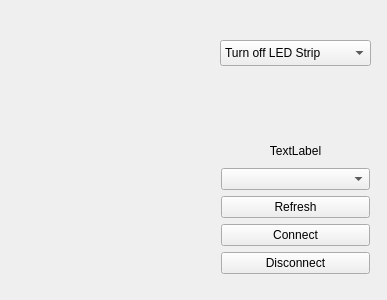
<?xml version="1.0" encoding="UTF-8"?>
<ui version="4.0">
 <class>myWidget</class>
 <widget class="QWidget" name="myWidget">
  <property name="geometry">
   <rect>
    <x>0</x>
    <y>0</y>
    <width>387</width>
    <height>300</height>
   </rect>
  </property>
  <property name="windowTitle">
   <string>myWidget</string>
  </property>
  <widget class="QComboBox" name="comboBox">
   <property name="geometry">
    <rect>
     <x>220</x>
     <y>40</y>
     <width>151</width>
     <height>26</height>
    </rect>
   </property>
   <item>
    <property name="text">
     <string>Turn off LED Strip</string>
    </property>
   </item>
   <item>
    <property name="text">
     <string>Direct Color Mode</string>
    </property>
   </item>
   <item>
    <property name="text">
     <string>Starry Mode</string>
    </property>
   </item>
   <item>
    <property name="text">
     <string>Xmas Mode</string>
    </property>
   </item>
   <item>
    <property name="text">
     <string>Party Mode</string>
    </property>
   </item>
  </widget>
  <widget class="QWidget" name="">
   <property name="geometry">
    <rect>
     <x>210</x>
     <y>130</y>
     <width>171</width>
     <height>155</height>
    </rect>
   </property>
   <layout class="QVBoxLayout" name="verticalLayout">
    <item>
     <widget class="QLabel" name="connectionStatus">
      <property name="palette">
       <palette>
        <active>
         <colorrole role="WindowText">
          <brush brushstyle="SolidPattern">
           <color alpha="255">
            <red>0</red>
            <green>0</green>
            <blue>0</blue>
           </color>
          </brush>
         </colorrole>
         <colorrole role="Button">
          <brush brushstyle="SolidPattern">
           <color alpha="255">
            <red>237</red>
            <green>0</green>
            <blue>45</blue>
           </color>
          </brush>
         </colorrole>
         <colorrole role="Light">
          <brush brushstyle="SolidPattern">
           <color alpha="255">
            <red>255</red>
            <green>100</green>
            <blue>130</blue>
           </color>
          </brush>
         </colorrole>
         <colorrole role="Midlight">
          <brush brushstyle="SolidPattern">
           <color alpha="255">
            <red>246</red>
            <green>50</green>
            <blue>87</blue>
           </color>
          </brush>
         </colorrole>
         <colorrole role="Dark">
          <brush brushstyle="SolidPattern">
           <color alpha="255">
            <red>118</red>
            <green>0</green>
            <blue>22</blue>
           </color>
          </brush>
         </colorrole>
         <colorrole role="Mid">
          <brush brushstyle="SolidPattern">
           <color alpha="255">
            <red>158</red>
            <green>0</green>
            <blue>30</blue>
           </color>
          </brush>
         </colorrole>
         <colorrole role="Text">
          <brush brushstyle="SolidPattern">
           <color alpha="255">
            <red>0</red>
            <green>0</green>
            <blue>0</blue>
           </color>
          </brush>
         </colorrole>
         <colorrole role="BrightText">
          <brush brushstyle="SolidPattern">
           <color alpha="255">
            <red>255</red>
            <green>255</green>
            <blue>255</blue>
           </color>
          </brush>
         </colorrole>
         <colorrole role="ButtonText">
          <brush brushstyle="SolidPattern">
           <color alpha="255">
            <red>0</red>
            <green>0</green>
            <blue>0</blue>
           </color>
          </brush>
         </colorrole>
         <colorrole role="Base">
          <brush brushstyle="SolidPattern">
           <color alpha="255">
            <red>255</red>
            <green>255</green>
            <blue>255</blue>
           </color>
          </brush>
         </colorrole>
         <colorrole role="Window">
          <brush brushstyle="SolidPattern">
           <color alpha="255">
            <red>237</red>
            <green>0</green>
            <blue>45</blue>
           </color>
          </brush>
         </colorrole>
         <colorrole role="Shadow">
          <brush brushstyle="SolidPattern">
           <color alpha="255">
            <red>0</red>
            <green>0</green>
            <blue>0</blue>
           </color>
          </brush>
         </colorrole>
         <colorrole role="AlternateBase">
          <brush brushstyle="SolidPattern">
           <color alpha="255">
            <red>246</red>
            <green>127</green>
            <blue>150</blue>
           </color>
          </brush>
         </colorrole>
         <colorrole role="ToolTipBase">
          <brush brushstyle="SolidPattern">
           <color alpha="255">
            <red>255</red>
            <green>255</green>
            <blue>220</blue>
           </color>
          </brush>
         </colorrole>
         <colorrole role="ToolTipText">
          <brush brushstyle="SolidPattern">
           <color alpha="255">
            <red>0</red>
            <green>0</green>
            <blue>0</blue>
           </color>
          </brush>
         </colorrole>
        </active>
        <inactive>
         <colorrole role="WindowText">
          <brush brushstyle="SolidPattern">
           <color alpha="255">
            <red>0</red>
            <green>0</green>
            <blue>0</blue>
           </color>
          </brush>
         </colorrole>
         <colorrole role="Button">
          <brush brushstyle="SolidPattern">
           <color alpha="255">
            <red>237</red>
            <green>0</green>
            <blue>45</blue>
           </color>
          </brush>
         </colorrole>
         <colorrole role="Light">
          <brush brushstyle="SolidPattern">
           <color alpha="255">
            <red>255</red>
            <green>100</green>
            <blue>130</blue>
           </color>
          </brush>
         </colorrole>
         <colorrole role="Midlight">
          <brush brushstyle="SolidPattern">
           <color alpha="255">
            <red>246</red>
            <green>50</green>
            <blue>87</blue>
           </color>
          </brush>
         </colorrole>
         <colorrole role="Dark">
          <brush brushstyle="SolidPattern">
           <color alpha="255">
            <red>118</red>
            <green>0</green>
            <blue>22</blue>
           </color>
          </brush>
         </colorrole>
         <colorrole role="Mid">
          <brush brushstyle="SolidPattern">
           <color alpha="255">
            <red>158</red>
            <green>0</green>
            <blue>30</blue>
           </color>
          </brush>
         </colorrole>
         <colorrole role="Text">
          <brush brushstyle="SolidPattern">
           <color alpha="255">
            <red>0</red>
            <green>0</green>
            <blue>0</blue>
           </color>
          </brush>
         </colorrole>
         <colorrole role="BrightText">
          <brush brushstyle="SolidPattern">
           <color alpha="255">
            <red>255</red>
            <green>255</green>
            <blue>255</blue>
           </color>
          </brush>
         </colorrole>
         <colorrole role="ButtonText">
          <brush brushstyle="SolidPattern">
           <color alpha="255">
            <red>0</red>
            <green>0</green>
            <blue>0</blue>
           </color>
          </brush>
         </colorrole>
         <colorrole role="Base">
          <brush brushstyle="SolidPattern">
           <color alpha="255">
            <red>255</red>
            <green>255</green>
            <blue>255</blue>
           </color>
          </brush>
         </colorrole>
         <colorrole role="Window">
          <brush brushstyle="SolidPattern">
           <color alpha="255">
            <red>237</red>
            <green>0</green>
            <blue>45</blue>
           </color>
          </brush>
         </colorrole>
         <colorrole role="Shadow">
          <brush brushstyle="SolidPattern">
           <color alpha="255">
            <red>0</red>
            <green>0</green>
            <blue>0</blue>
           </color>
          </brush>
         </colorrole>
         <colorrole role="AlternateBase">
          <brush brushstyle="SolidPattern">
           <color alpha="255">
            <red>246</red>
            <green>127</green>
            <blue>150</blue>
           </color>
          </brush>
         </colorrole>
         <colorrole role="ToolTipBase">
          <brush brushstyle="SolidPattern">
           <color alpha="255">
            <red>255</red>
            <green>255</green>
            <blue>220</blue>
           </color>
          </brush>
         </colorrole>
         <colorrole role="ToolTipText">
          <brush brushstyle="SolidPattern">
           <color alpha="255">
            <red>0</red>
            <green>0</green>
            <blue>0</blue>
           </color>
          </brush>
         </colorrole>
        </inactive>
        <disabled>
         <colorrole role="WindowText">
          <brush brushstyle="SolidPattern">
           <color alpha="255">
            <red>118</red>
            <green>0</green>
            <blue>22</blue>
           </color>
          </brush>
         </colorrole>
         <colorrole role="Button">
          <brush brushstyle="SolidPattern">
           <color alpha="255">
            <red>237</red>
            <green>0</green>
            <blue>45</blue>
           </color>
          </brush>
         </colorrole>
         <colorrole role="Light">
          <brush brushstyle="SolidPattern">
           <color alpha="255">
            <red>255</red>
            <green>100</green>
            <blue>130</blue>
           </color>
          </brush>
         </colorrole>
         <colorrole role="Midlight">
          <brush brushstyle="SolidPattern">
           <color alpha="255">
            <red>246</red>
            <green>50</green>
            <blue>87</blue>
           </color>
          </brush>
         </colorrole>
         <colorrole role="Dark">
          <brush brushstyle="SolidPattern">
           <color alpha="255">
            <red>118</red>
            <green>0</green>
            <blue>22</blue>
           </color>
          </brush>
         </colorrole>
         <colorrole role="Mid">
          <brush brushstyle="SolidPattern">
           <color alpha="255">
            <red>158</red>
            <green>0</green>
            <blue>30</blue>
           </color>
          </brush>
         </colorrole>
         <colorrole role="Text">
          <brush brushstyle="SolidPattern">
           <color alpha="255">
            <red>118</red>
            <green>0</green>
            <blue>22</blue>
           </color>
          </brush>
         </colorrole>
         <colorrole role="BrightText">
          <brush brushstyle="SolidPattern">
           <color alpha="255">
            <red>255</red>
            <green>255</green>
            <blue>255</blue>
           </color>
          </brush>
         </colorrole>
         <colorrole role="ButtonText">
          <brush brushstyle="SolidPattern">
           <color alpha="255">
            <red>118</red>
            <green>0</green>
            <blue>22</blue>
           </color>
          </brush>
         </colorrole>
         <colorrole role="Base">
          <brush brushstyle="SolidPattern">
           <color alpha="255">
            <red>237</red>
            <green>0</green>
            <blue>45</blue>
           </color>
          </brush>
         </colorrole>
         <colorrole role="Window">
          <brush brushstyle="SolidPattern">
           <color alpha="255">
            <red>237</red>
            <green>0</green>
            <blue>45</blue>
           </color>
          </brush>
         </colorrole>
         <colorrole role="Shadow">
          <brush brushstyle="SolidPattern">
           <color alpha="255">
            <red>0</red>
            <green>0</green>
            <blue>0</blue>
           </color>
          </brush>
         </colorrole>
         <colorrole role="AlternateBase">
          <brush brushstyle="SolidPattern">
           <color alpha="255">
            <red>237</red>
            <green>0</green>
            <blue>45</blue>
           </color>
          </brush>
         </colorrole>
         <colorrole role="ToolTipBase">
          <brush brushstyle="SolidPattern">
           <color alpha="255">
            <red>255</red>
            <green>255</green>
            <blue>220</blue>
           </color>
          </brush>
         </colorrole>
         <colorrole role="ToolTipText">
          <brush brushstyle="SolidPattern">
           <color alpha="255">
            <red>0</red>
            <green>0</green>
            <blue>0</blue>
           </color>
          </brush>
         </colorrole>
        </disabled>
       </palette>
      </property>
      <property name="text">
       <string>TextLabel</string>
      </property>
      <property name="textFormat">
       <enum>Qt::RichText</enum>
      </property>
      <property name="alignment">
       <set>Qt::AlignCenter</set>
      </property>
     </widget>
    </item>
    <item>
     <widget class="QComboBox" name="serialPortListBox"/>
    </item>
    <item>
     <widget class="QPushButton" name="refreshButton">
      <property name="text">
       <string>Refresh</string>
      </property>
     </widget>
    </item>
    <item>
     <widget class="QPushButton" name="connectButton">
      <property name="text">
       <string>Connect</string>
      </property>
     </widget>
    </item>
    <item>
     <widget class="QPushButton" name="disconnectButton">
      <property name="text">
       <string>Disconnect</string>
      </property>
     </widget>
    </item>
   </layout>
  </widget>
  <zorder>connectButton</zorder>
  <zorder>serialPortListBox</zorder>
  <zorder>disconnectButton</zorder>
  <zorder>refreshButton</zorder>
  <zorder>connectionStatus</zorder>
  <zorder>serialPortListBox</zorder>
  <zorder>comboBox</zorder>
 </widget>
 <layoutdefault spacing="6" margin="11"/>
 <tabstops>
  <tabstop>serialPortListBox</tabstop>
  <tabstop>refreshButton</tabstop>
  <tabstop>connectButton</tabstop>
  <tabstop>disconnectButton</tabstop>
 </tabstops>
 <resources/>
 <connections/>
</ui>
